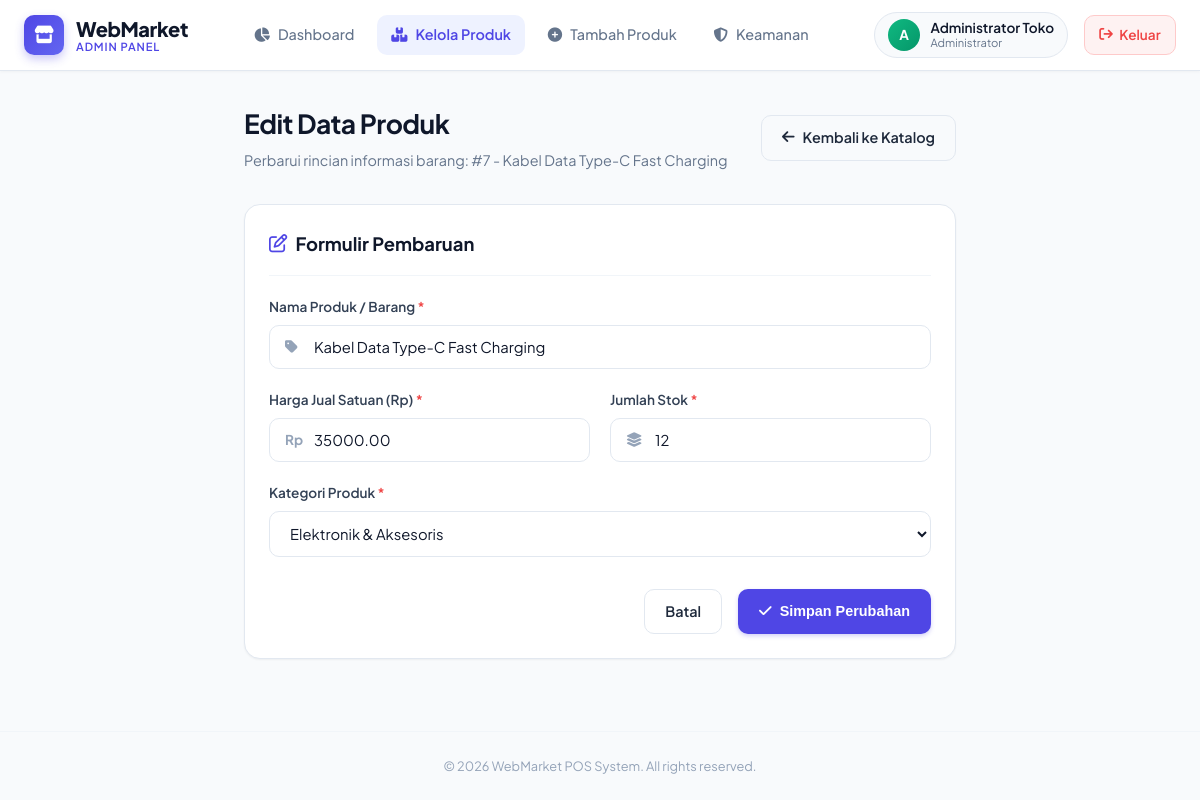
Page /admin/edit_product.php?id=7 (signed in) on the committed database.
### tables this page shows
CREATE TABLE IF NOT EXISTS `products` (
    `products_id` INT AUTO_INCREMENT PRIMARY KEY,
    `name` VARCHAR(100) NOT NULL,
    `price` DECIMAL(10,2) NOT NULL,
    `stock` INT NOT NULL,
    `category_id` INT,
    FOREIGN KEY (`category_id`) REFERENCES `categories`(`category_id`) ON DELETE SET NULL
);

CREATE TABLE IF NOT EXISTS `categories` (
    `category_id` INT AUTO_INCREMENT PRIMARY KEY,
    `category_name` VARCHAR(100) NOT NULL
);

### admin/edit_product.php (the view, shortened to what this page needs)
<?php
include '../config.php';
$id = intval($_GET['id'] ?? 0);
$stmt = $conn->prepare("SELECT * FROM products WHERE products_id = ?");
$stmt->bind_param("i", $id);
$stmt->execute();
$result = $stmt->get_result();
$product = $result->fetch_assoc();
$catQuery = $conn->query("SELECT category_id, category_name FROM categories ORDER BY category_name ASC");
?>
<!DOCTYPE html>
<html lang="id">
<head>
    <link rel="stylesheet" href="https://cdnjs.cloudflare.com/ajax/libs/font-awesome/6.5.1/css/all.min.css">
    <link rel="stylesheet" href="../assets/css/style.css">
</head>
<body>
    <?php include 'navbar.php'; ?>
    <main class="main-wrapper" style="max-width: 760px;">
        <div class="page-header">
            <div class="page-header-text">
                <h1>Edit Data Produk</h1>
                <p>Perbarui rincian informasi barang: #<?php echo $product['products_id']; ?> - <?php echo htmlspecialchars($product['name']); ?></p>
            </div>
            <div class="page-header-actions">
                <a href="products.php" class="btn btn-outline">
                    <i class="fa-solid fa-arrow-left"></i> Kembali ke Katalog
                </a>
            </div>
        </div>
        <div class="card">
            <div class="card-header">
                <div class="card-title">
                    <i class="fa-regular fa-pen-to-square" style="color: var(--primary);"></i>
                    Formulir Pembaruan
                </div>
            </div>
            <form method="POST" action="">
                <div class="form-group">
                    <label class="form-label" for="name">Nama Produk / Barang <span style="color: var(--danger);">*</span></label>
                    <div class="input-group">
                        <span class="input-icon-left"><i class="fa-solid fa-tag"></i></span>
                        <input type="text" id="name" name="name" class="form-control input-with-icon-left" required value="<?php echo htmlspecialchars($product['name']); ?>">
                    </div>
                </div>
                <div style="display: grid; grid-template-columns: 1fr 1fr; gap: 1.25rem;">
                    <div class="form-group">
                        <label class="form-label" for="price">Harga Jual Satuan (Rp) <span style="color: var(--danger);">*</span></label>
                        <div class="input-group">
                            <span class="input-icon-left" style="font-weight: 700; font-size: 0.85rem;">Rp</span>
                            <input type="number" id="price" name="price" step="100" min="0" class="form-control input-with-icon-left" required value="<?php echo htmlspecialchars($product['price']); ?>">
                        </div>
                    </div>
                    <div class="form-group">
                        <label class="form-label" for="stock">Jumlah Stok <span style="color: var(--danger);">*</span></label>
                        <div class="input-group">
                            <span class="input-icon-left"><i class="fa-solid fa-layer-group"></i></span>
                            <input type="number" id="stock" name="stock" min="0" class="form-control input-with-icon-left" required value="<?php echo htmlspecialchars($product['stock']); ?>">
                        </div>
                    </div>
                </div>
                <div class="form-group">
                    <label class="form-label" for="category_id">Kategori Produk <span style="color: var(--danger);">*</span></label>
                    <select id="category_id" name="category_id" class="form-control" required>
                        <?php while ($cat = $catQuery->fetch_assoc()): ?>
                            <option value="<?php echo $cat['category_id']; ?>" <?php echo ($product['category_id'] == $cat['category_id']) ? 'selected' : ''; ?>>
                                <?php echo htmlspecialchars($cat['category_name']); ?>
                            </option>
                        <?php endwhile; ?>
                    </select>
                </div>
                <div style="display: flex; gap: 1rem; margin-top: 2rem; justify-content: flex-end;">
                    <a href="products.php" class="btn btn-outline">Batal</a>
                    <button type="submit" class="btn btn-primary">
                        <i class="fa-solid fa-check"></i> Simpan Perubahan
                    </button>
                </div>
            </form>
        </div>
    </main>
    <footer class="app-footer">
        &copy; <?php echo date('Y'); ?> WebMarket POS System. All rights reserved.
    </footer>
</body>
</html>

### assets/css/style.css (style rules this page uses)
:root { --primary: #4f46e5; --primary-hover: #4338ca; --primary-light: #eef2ff; --primary-glow: rgba(79, 70, 229, 0.15); --secondary: #0ea5e9; --secondary-hover: #0284c7; --success: #10b981; --success-light: #ecfdf5; --success-border: #a7f3d0; --warning: #f59e0b; --warning-light: #fffbeb; --warning-border: #fde68a; --danger: #ef4444; --danger-light: #fef2f2; --danger-border: #fecaca; --dark: #0f172a; --dark-muted: #334155; --text-main: #1e293b; --text-muted: #64748b; --text-subtle: #94a3b8; --bg-main: #f8fafc; --bg-card: #ffffff; --border-color: #e2e8f0; --border-subtle: #f1f5f9; --radius-sm: 6px; --radius-md: 10px; --radius-lg: 16px; --radius-xl: 24px; --radius-full: 9999px; --shadow-sm: 0 1px 2px 0 rgba(0, 0, 0, 0.05); --shadow-md: 0 4px 6px -1px rgba(0, 0, 0, 0.07), 0 2px 4px -2px rgba(0, 0, 0, 0.05); --shadow-lg: 0 10px 15px -3px rgba(0, 0, 0, 0.08), 0 4px 6px -4px rgba(0, 0, 0, 0.04); --shadow-xl: 0 20px 25px -5px rgba(0, 0, 0, 0.08), 0 8px 10px -6px rgba(0, 0, 0, 0.04); --transition: all 0.2s cubic-bezier(0.4, 0, 0.2, 1); }
*, *::before, *::after { box-sizing: border-box; margin: 0; padding: 0; }
body { font-family: 'Plus Jakarta Sans', -apple-system, BlinkMacSystemFont, "Segoe UI", Roboto, sans-serif; background-color: var(--bg-main); color: var(--text-main); line-height: 1.6; font-size: 14.5px; min-height: 100vh; display: flex; flex-direction: column; -webkit-font-smoothing: antialiased; }
a { color: var(--primary); text-decoration: none; transition: var(--transition); }
.main-wrapper { flex: 1; max-width: 1200px; width: 100%; margin: 2rem auto; padding: 0 1.5rem; }
.page-header { display: flex; justify-content: space-between; align-items: center; margin-bottom: 2rem; flex-wrap: wrap; gap: 1rem; }
.page-header-text h1 { font-size: 1.65rem; font-weight: 700; color: var(--dark); letter-spacing: -0.02em; margin-bottom: 0.25rem; }
.page-header-text p { color: var(--text-muted); font-size: 0.9rem; }
.card { background: var(--bg-card); border: 1px solid var(--border-color); border-radius: var(--radius-lg); box-shadow: var(--shadow-sm); padding: 1.5rem; margin-bottom: 1.5rem; transition: var(--transition); }
.card-header { display: flex; align-items: center; justify-content: space-between; padding-bottom: 1rem; margin-bottom: 1.25rem; border-bottom: 1px solid var(--border-subtle); }
.card-title { font-size: 1.15rem; font-weight: 700; color: var(--dark); display: flex; align-items: center; gap: 0.5rem; }
.btn { display: inline-flex; align-items: center; justify-content: center; gap: 0.5rem; padding: 0.65rem 1.25rem; font-size: 0.9rem; font-weight: 600; border-radius: var(--radius-md); border: 1px solid transparent; cursor: pointer; text-decoration: none; transition: var(--transition); white-space: nowrap; }
.btn-primary { background: var(--primary); color: #ffffff; box-shadow: 0 2px 4px rgba(79, 70, 229, 0.25); }
.btn-outline { background: transparent; border-color: var(--border-color); color: var(--text-main); }
.form-group { margin-bottom: 1.25rem; }
.form-label { display: block; font-size: 0.85rem; font-weight: 600; color: var(--dark-muted); margin-bottom: 0.45rem; }
.form-control { width: 100%; padding: 0.75rem 1rem; font-size: 0.925rem; font-family: inherit; color: var(--dark); background-color: #ffffff; border: 1px solid var(--border-color); border-radius: var(--radius-md); transition: var(--transition); outline: none; }
.form-control::placeholder { color: var(--text-subtle); }
.input-group { position: relative; display: flex; align-items: center; }
.input-icon-left { position: absolute; left: 1rem; color: var(--text-subtle); pointer-events: none; }
.input-with-icon-left { padding-left: 2.75rem; }
.app-footer { text-align: center; padding: 1.5rem; color: var(--text-subtle); font-size: 0.8rem; border-top: 1px solid var(--border-subtle); margin-top: auto; }

### rows in the picture
products: products_id "7", name "Kabel Data Type-C Fast Charging", price "35000.00", stock "12", category_id "Elektronik & Aksesoris"

### other values in the picture
$adminInitials "A"
$adminName "Administrator Toko"
